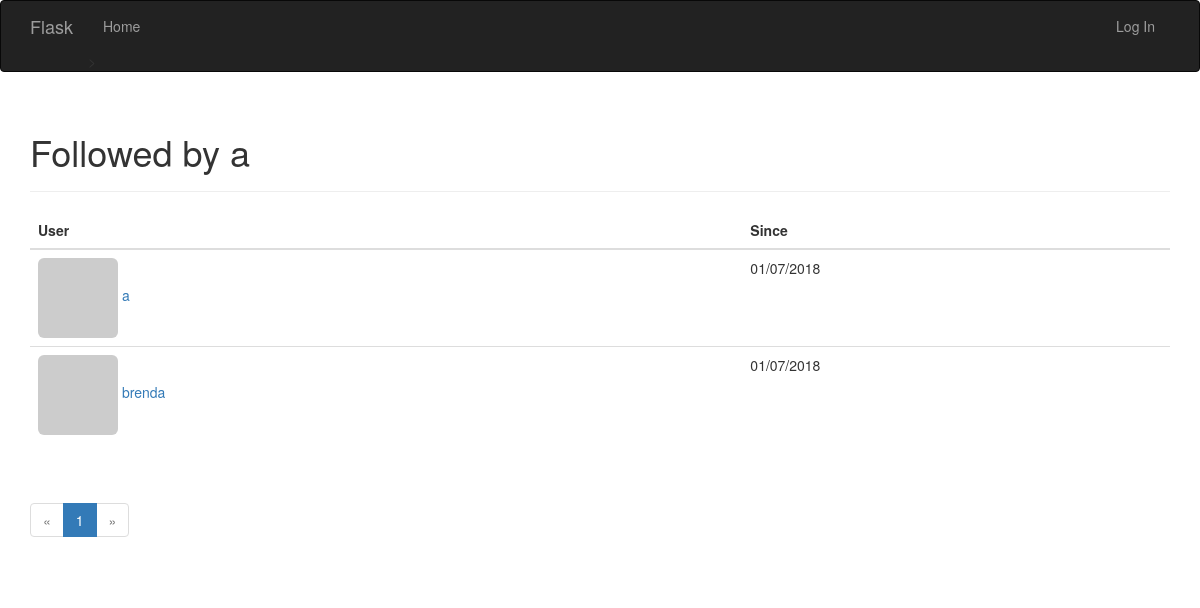
Screenshot of /followed_by/a with the database file from the repository.
### app/models.py (models this page shows, shortened)
class User(UserMixin, db.Model): #UserMixin包含p82页的方法的默认实现
    __tablename__ = 'users'
    id = db.Column(db.Integer, primary_key=True)
    email = db.Column(db.Integer, unique=True, index=True)
    username = db.Column(db.String(64), unique=True, index=True)
    role_id = db.Column(db.Integer, db.ForeignKey('roles.id'))
    password_hash = db.Column(db.String(128))
    confirmed = db.Column(db.Boolean, default=False)
    name = db.Column(db.String(64)) #真是姓名
    location = db.Column(db.String(64)) #所在地
    about_me = db.Column(db.Text()) #自我介绍，string和text的区别是后者不需要指定最大长度
    member_since = db.Column(db.DateTime(), default=datetime.utcnow) #注册日期
    last_seen = db.Column(db.DateTime(), default=datetime.utcnow) #最后访问时间
    avatar_hash = db.Column(db.String(32)) #使用缓存的MD5散列值生成Gravatar URL
    posts = db.relationship('Post', backref='author', lazy='dynamic')
    followed = db.relationship('Follow',
                               foreign_keys=[Follow.follower_id],
                               backref=db.backref('follower',lazy='joined'), #回引Follow模型
                               lazy='dynamic',
                               cascade='all, delete-orphan')
    followers = db.relationship('Follow',
                               foreign_keys=[Follow.followed_id],
                               backref=db.backref('followed',lazy='joined'), #joined，立即从联结查询中加载相关对象
                               lazy='dynamic',
                               cascade='all, delete-orphan')
    """
    计算密码散列值的函数通过名为password的只写属性实现。
    如果试图读取password属性的值，会返回错误，
    因为生成散列值后就无法还原成原来的密码了
    """
    @property
    def password(self):
        raise AttributeError('password is not a readable attribute')
    def gravatar(self, size=100, default='identicon', rating='g'): #构建gravatar URL,用于生成头像
        if request.is_secure:
            url = 'https://secure.gravatar.com/avatar'
        else:
            url = 'https://www.gravatar.com/avatar'
        hash = hashlib.md5(self.email.encode('utf-8')).hexdigest()
        return '{url}/{hash}?s={size}&d={default}&r={rating}'.format(
            url=url, hash=hash, size=size, default=default, rating=rating)

class Follow(db.Model):
    __tablename__ = 'follows'
    follower_id = db.Column(db.Integer, db.ForeignKey('users.id'), primary_key=True)
    followed_id = db.Column(db.Integer, db.ForeignKey('users.id'), primary_key=True)
    timestamp = db.Column(db.DateTime, default=datetime.utcnow)

### app/main/views.py (the view)
@main.route('/followed_by/<username>')
def followed_by(username):
    user = User.query.filter_by(username=username).first()
    if user is None:
        flash('Invalid user.')
        return redirect(url_for('.index'))
    page = request.args.get('page', 1, type=int)
    pagination = user.followed.paginate(
        page, per_page=20, error_out=False)
    follows = [{'user': item.followed, 'timestamp': item.timestamp}
               for item in pagination.items]
    return render_template('followers.html', user=user, title="Followed by",
                           endpoint='.followed_by', pagination=pagination,
                           follows=follows)

### app/auth/views.py (called while the page is built)
@auth.before_app_request
def before_request():
    if current_user.is_authenticated:
        current_user.ping()
        if not current_user.confirmed and request.endpoint[:5] != 'auth.':
            return redirect(url_for('auth.unconfirmed'))

### app/main/__init__.py (called while the page is built)
@main.app_context_processor
def inject_permissions():
    return dict(Permission=Permission)

### app/templates/followers.html (shortened to what this page needs)
{% extends "base.html" %}
{% import "_macros.html" as macros %}
{% block page_content %}
<div class="page-header">
    <h1>{{ title }} {{ user.username }}</h1>
</div>
<table class="table table-hover followers">
    <thead><tr><th>User</th><th>Since</th></tr></thead>
    {% for follow in follows %}
    <tr>
        <td>
            <a href="{{ url_for('.user', username = follow.user.username) }}">
                <img class="img-rounded" src="{{ follow.user.gravatar(size=32) }}">
                {{ follow.user.username }}
            </a>
        </td>
        <td>{{ moment(follow.timestamp).format('L') }}</td>
    </tr>
    {% endfor %}
</table>
<div class="pagination">
    {{ macros.pagination_widget(pagination, endpoint, username = user.username) }}
</div>
{% endblock %}

### rows the page displays
User: username "a", user.username "a"
Follow: timestamp "01/07/2018"
User: user.username "brenda"
Follow: timestamp "01/07/2018"

### other values shown
{{ title }} "Followed by"
{{ p }} "1"
